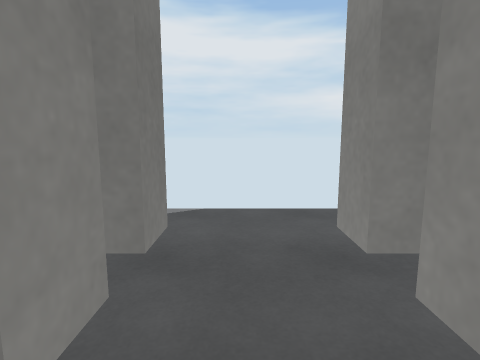
view 1 (above)

22 first-person views from a walk through a scene from a Unity 3-D project. The camera is 1.3 m above the floor, tilts 8° down and sees 80° across. The floor is counted in squares, 0.5 m on a side. Each view is taken from the middle of a square. On the plan, view 1 faces up. The plan holds only what a view shows up to about 19 squares ahead; the rest is blank. The place goes on beyond the plan. The player is left out. Surface patterns are stand-ins for the level's own textures.

view 2
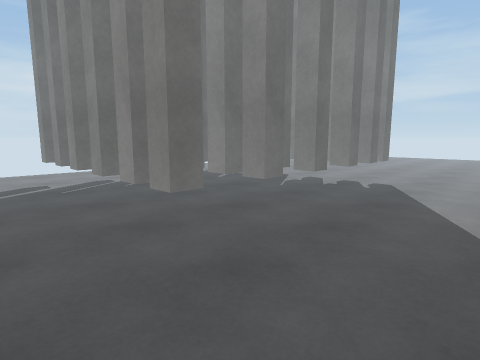

view 3
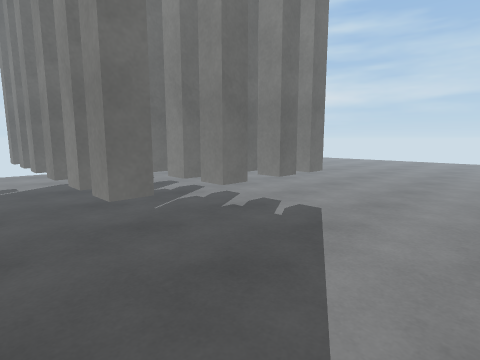

view 4
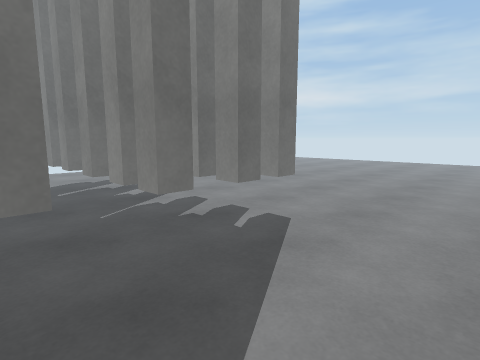

view 5
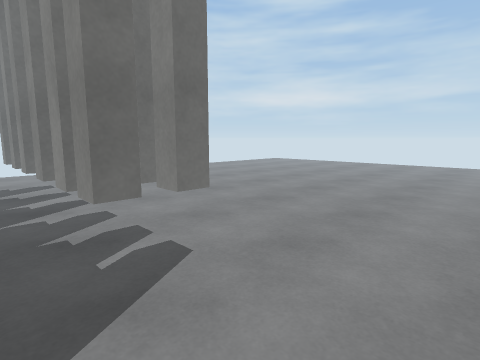

view 6
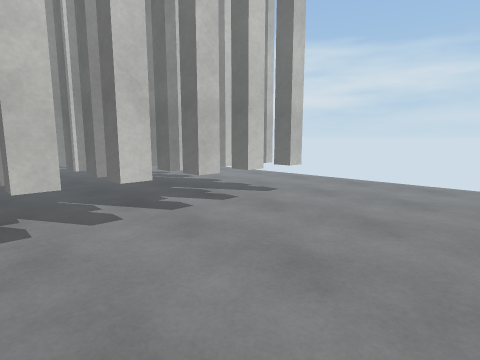

view 7
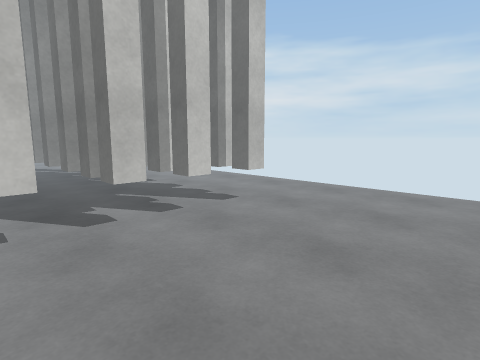

view 8
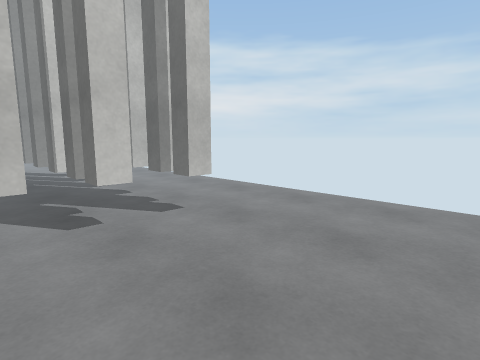

view 9
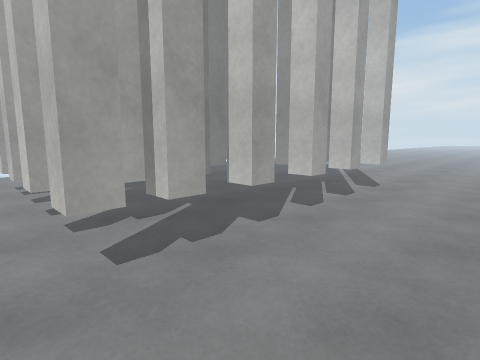

view 10
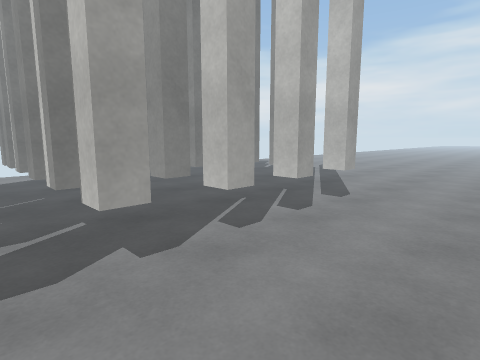

view 11
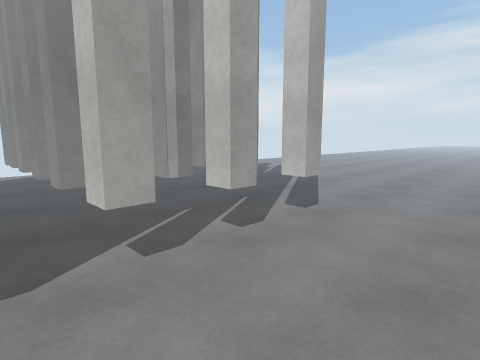

view 12
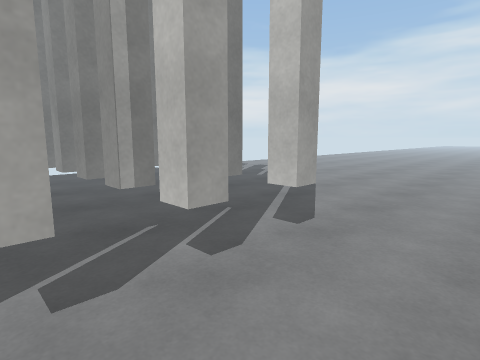

view 13
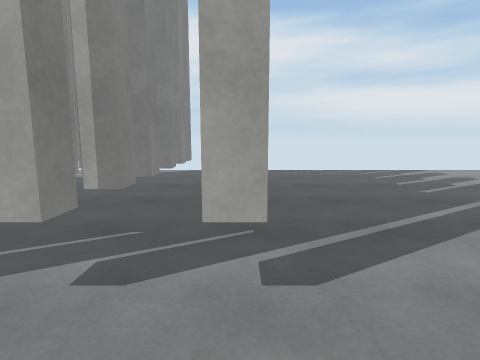

view 14
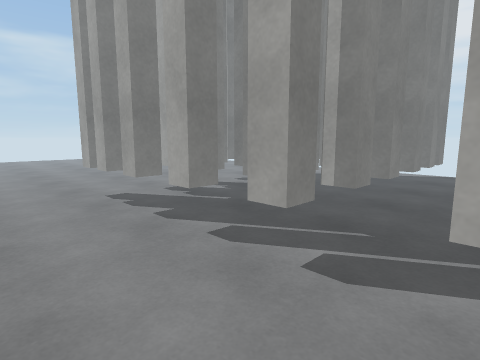

view 15
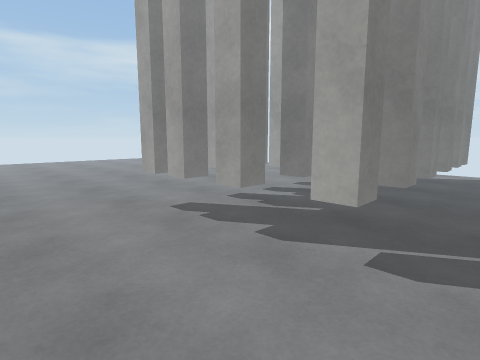

view 16
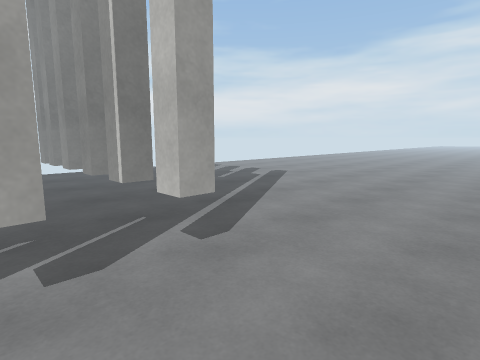

view 17
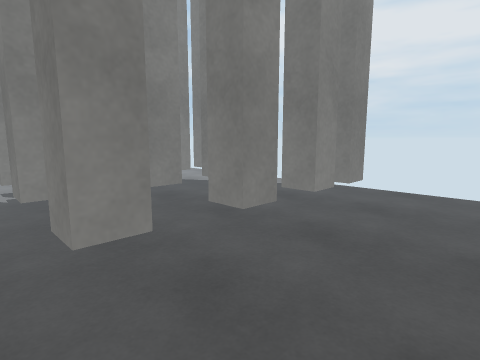

view 18
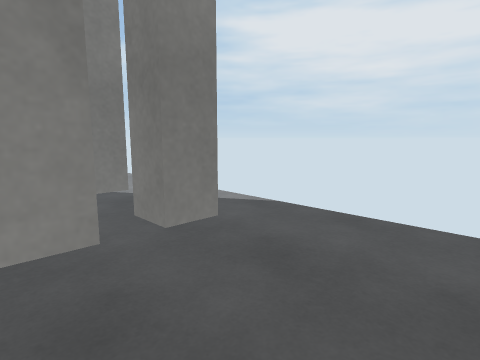

view 19
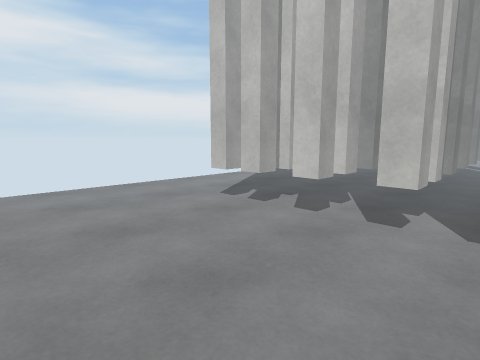

view 20
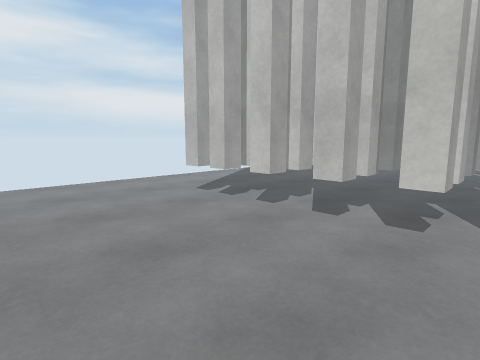

view 21
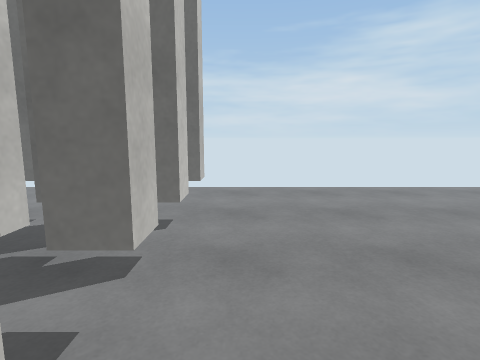

view 22
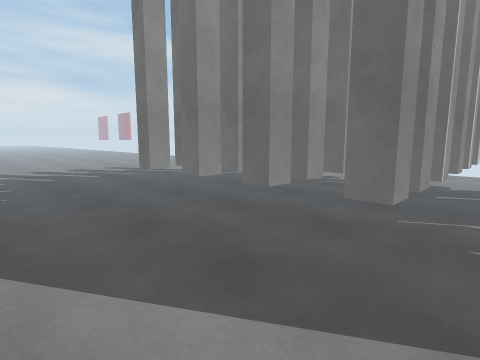

### Floor plan
Key: @ floor where view 1 was taken; # wall or solid block; x gap in a wall; . floor; T thing the floor can be seen under or through.
Columns run from 21 left of view 1 to 6 right of it. Each row starts with its distance up from view 1.
 10  ...........................
  9 ............................
  8 ............................
  7 ............................
  6 ............................
  5 ............................
  4 ........TTTT.TT.TT.TT.##....
  3 ........TT T.TT.TT.TT.##....
  2 ........TTTT.TT.TT.TT.##....
  1 ........TTTT.TT.TT.TT..x....
  0 ........TTTT.TT.TT.TT@.x....
 -1 ........TTTT.TT.TT.TT..#....
 -2 ............................
 -3 ........####.##.##.##.......
 -4 ........####.##.##.##..#....
 -5 ............................
 -6 ........####.##.##.##..#....
 -7 ........####.##.##.##.......
 -8 ............................
 -9 ........TTTT.##.##.##..#....
-10 ........TTTT.##.##.##.......
-11 ............................
-12 ............................
-13 ............................
-14 ............................
-15 ...................... ....

Positions as (right, up) in squares from view 1, and headings:
1: (0, 0), facing up
2: (6, 10), facing down-left
3: (-2, 10), facing down-left
4: (-4, 10), facing down-left
5: (-8, 10), facing down-left
6: (-21, 3), facing down-right
7: (-21, 0), facing down-right
8: (-21, -3), facing down-right
9: (-14, -15), facing up-right
10: (-10, -15), facing up-right
11: (-7, -15), facing up-right
12: (-5, -14), facing up-right
13: (2, -14), facing up
14: (2, -14), facing up-left
15: (-2, -15), facing up-left
16: (-2, -15), facing up-right
17: (6, -5), facing up-left
18: (6, 1), facing up-left
19: (-21, -6), facing up-right
20: (-21, -8), facing up-right
21: (-14, 0), facing down
22: (-10, 10), facing down-right
